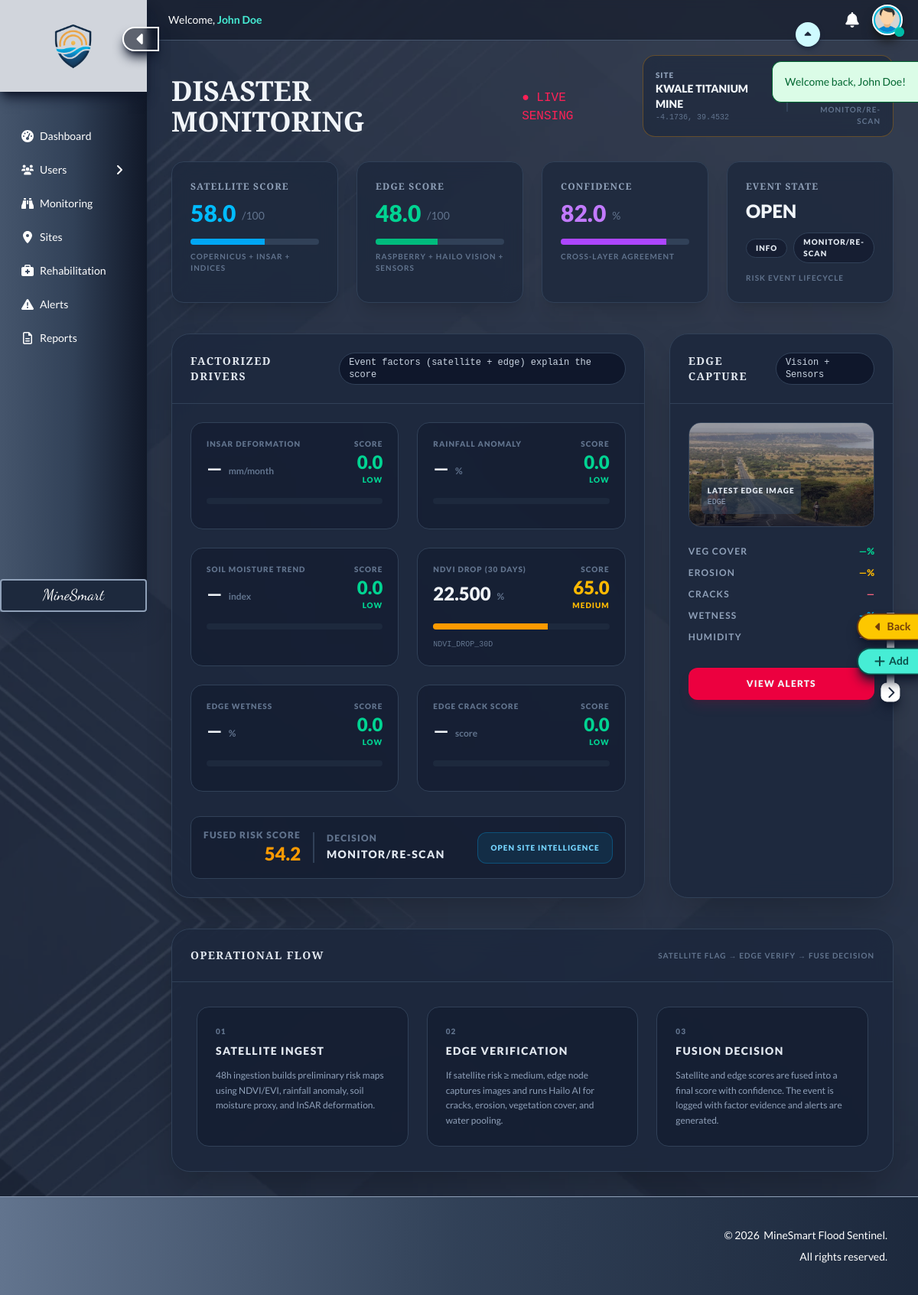
Page /disaster-monitoring (signed in) on the committed database.
### tables this page shows
CREATE TABLE sites (
  id INT AUTO_INCREMENT PRIMARY KEY,
  name VARCHAR(255) NOT NULL UNIQUE,
  site_code VARCHAR(50) NOT NULL UNIQUE,
  site_type ENUM('open_pit','underground','quarry','rehabilitation','processing') NOT NULL,
  country VARCHAR(100) NOT NULL DEFAULT 'Kenya',
  county VARCHAR(100) NOT NULL,
  coords JSON NOT NULL,
  elevation_m INT DEFAULT NULL,
  area_hectares DECIMAL(8,2) DEFAULT NULL,
  operational_status ENUM('active','inactive','rehabilitation','closed') NOT NULL DEFAULT 'active',
  risk_profile JSON DEFAULT NULL,
  image_link VARCHAR(255) DEFAULT NULL,
  user_id INT NOT NULL DEFAULT 1,
  created_at TIMESTAMP NOT NULL DEFAULT CURRENT_TIMESTAMP,
  updated_at TIMESTAMP NOT NULL DEFAULT CURRENT_TIMESTAMP ON UPDATE CURRENT_TIMESTAMP,
  INDEX(site_type),
  INDEX(county),
  INDEX(operational_status)
);

CREATE TABLE risk_event_factors (
  id BIGINT AUTO_INCREMENT PRIMARY KEY,
  event_id BIGINT NOT NULL,
  risk_type_id INT NOT NULL,
  layer ENUM('satellite','edge','fusion') NOT NULL,
  raw_value DECIMAL(14,6) DEFAULT NULL,
  normalized_score DECIMAL(6,2) NOT NULL DEFAULT 0.00,
  risk_level ENUM('low','medium','high') NOT NULL DEFAULT 'low',
  threshold_low DECIMAL(14,6) DEFAULT NULL,
  threshold_medium DECIMAL(14,6) DEFAULT NULL,
  threshold_high DECIMAL(14,6) DEFAULT NULL,
  evidence_url VARCHAR(512) DEFAULT NULL,
  note VARCHAR(255) DEFAULT NULL,
  created_at TIMESTAMP DEFAULT CURRENT_TIMESTAMP,
  FOREIGN KEY (event_id) REFERENCES risk_events(id) ON DELETE CASCADE,
  FOREIGN KEY (risk_type_id) REFERENCES risk_types(id) ON DELETE RESTRICT,
  INDEX idx_ref_event (event_id),
  INDEX idx_ref_event_layer (event_id, layer)
);

CREATE TABLE risk_types (
  id INT AUTO_INCREMENT PRIMARY KEY,
  code VARCHAR(64) NOT NULL UNIQUE,
  name VARCHAR(128) NOT NULL,
  layer ENUM('satellite','edge','fusion') NOT NULL,
  unit VARCHAR(32) DEFAULT NULL,
  description TEXT DEFAULT NULL,
  severity_weight DECIMAL(6,3) NOT NULL DEFAULT 1.000,
  created_at TIMESTAMP DEFAULT CURRENT_TIMESTAMP
);

### app/views/disaster-monitoring/index.php (the view, shortened to what the rows shown need)
<?php
  require __DIR__ . '/../../helpers/online_connector.php';
  require __DIR__ . '/../../helpers/risk_processor.php';
  $site_id = (int)($_GET['id'] ?? 1);
  $site_stmt = $pdo->prepare("SELECT * FROM sites WHERE id = ? LIMIT 1");
  $site_stmt->execute([$site_id]);
  $site = $site_stmt->fetch(PDO::FETCH_ASSOC);
  $packet = ms_get_site_risk_packet($site_id, $pdo);
  $snap = $packet['snapshot'] ?? [];
  $factors = $packet['factors'] ?? [];
  $coords = json_decode($site['coords'] ?? '', true);
  $lat = 0.0;
  $lng = 0.0;
  if(is_array($coords)) {
    if(isset($coords['lat']) && isset($coords['lng'])) {
      $lat = (float)$coords['lat'];
      $lng = (float)$coords['lng'];
    } elseif(isset($coords[0]) && isset($coords[1])) {
      $lng = (float)$coords[0];
      $lat = (float)$coords[1];
    }
  }
  function ms_factor_code($f) {
    if(isset($f['code'])) return (string)$f['code'];
    return '';
  }
  function ms_factor_name($f) {
    if(isset($f['name'])) return (string)$f['name'];
    return '';
  }
  function ms_factor_value($f) {
    if(isset($f['raw_value'])) return $f['raw_value'];
    return null;
  }
  function ms_factor_unit($f) {
    if(isset($f['unit'])) return (string)$f['unit'];
    return '';
  }
  function ms_factor_score($f) {
    if(isset($f['normalized_score'])) return (float)$f['normalized_score'];
    return 0.0;
  }
  function ms_factor_level($f) {
    if(isset($f['risk_level'])) return (string)$f['risk_level'];
    return 'low';
  }
  function ms_level_color($lvl) {
    if($lvl === 'medium') return 'text-amber-400';
    return 'text-emerald-400';
  }
  function ms_level_bar($lvl) {
    if($lvl === 'medium') return 'bg-amber-500';
    return 'bg-emerald-500';
  }
  function ms_find_factor($factors, $code) {
    foreach($factors as $f) {
      if(ms_factor_code($f) === $code) return $f;
    }
    return null;
  }
  function ms_percent_width($score) {
    $s = (float)$score;
    return $s;
  }
  $f_insar = ms_find_factor($factors, 'INSAR_DEFORMATION_MM_MO');
  $f_rain = ms_find_factor($factors, 'RAINFALL_ANOMALY_PCT');
  $f_soil = ms_find_factor($factors, 'SOIL_MOISTURE_PROXY_TREND');
  $f_ndvi = ms_find_factor($factors, 'NDVI_DROP_30D');
  $f_wet = ms_find_factor($factors, 'EDGE_WETNESS_PCT');
  $f_crk = ms_find_factor($factors, 'EDGE_CRACK_SCORE');
  $score_final = (float)($snap['final_risk_score'] ?? 0);
  $badge_border = $score_final > 70 ? 'border-rose-500/30' : ($score_final > 40 ? 'border-amber-500/30' : 'border-emerald-500/30');
?>
<!DOCTYPE html>
<html lang="en">
  <head>
    <link href="<?php echo ROOT_URL; ?>/assets/css/output.css" rel="stylesheet">
  </head>
  <body class="relative bg-slate-900 text-slate-100 max-w-full overflow-x-hidden">
    <main id="mainContent" class="relative min-h-screen w-[calc(100%-12rem)] ml-auto flex-1 flex flex-col overflow-hidden transition-all duration-500 ease-in-out">
      <section class="overflow-y-auto p-8 flex-grow pt-18">
        <div class="flex flex-col md:flex-row md:items-end md:justify-between gap-6 mb-8">
          <div class="flex items-baseline gap-4">
            <h1 class="text-4xl font-black">DISASTER MONITORING</h1>
          </div>
          <div class="flex items-center gap-3 bg-slate-800/70 backdrop-blur-md px-4 py-3 rounded-2xl border <?= $badge_border ?>">
            <div>
              <div class="text-[10px] uppercase tracking-widest font-black text-slate-400">Site</div>
              <div class="text-sm font-black uppercase"><?= htmlspecialchars($site['name'] ?? ('Site #' . $site_id)) ?></div>
              <div class="text-[10px] font-mono text-slate-500"><?= number_format($lat, 4) ?>, <?= number_format($lng, 4) ?></div>
            </div>
          </div>
        </div>
        <div class="grid grid-cols-1 lg:grid-cols-3 gap-8 mb-10">
          <div class="lg:col-span-2 bg-slate-800/90 backdrop-blur-lg rounded-3xl border border-slate-700 overflow-hidden shadow-2xl">
            <div class="p-6">
              <div class="grid grid-cols-1 md:grid-cols-2 gap-6">
                <?php
                  $cards = [
                    ['f' => $f_insar, 'title' => 'InSAR Deformation', 'fallback_unit' => 'mm/month'],
                    ['f' => $f_rain, 'title' => 'Rainfall Anomaly', 'fallback_unit' => '%'],
                    ['f' => $f_soil, 'title' => 'Soil Moisture Trend', 'fallback_unit' => 'index'],
                    ['f' => $f_ndvi, 'title' => 'NDVI Drop (30d)', 'fallback_unit' => '%'],
                    ['f' => $f_wet, 'title' => 'Edge Wetness', 'fallback_unit' => '%'],
                    ['f' => $f_crk, 'title' => 'Edge Crack Score', 'fallback_unit' => 'score']
                  ];
                  foreach($cards as $c) {
                    $f = $c['f'];
                    $title = $c['title'];
                    $unit = $c['fallback_unit'];
                    $raw = null;
                    $score = 0.0;
                    $level = 'low';
                    $name = $title;
                    if($f) {
                      $raw = ms_factor_value($f);
                      $score = ms_factor_score($f);
                      $level = ms_factor_level($f);
                      $u = ms_factor_unit($f);
                      if(strlen($u)) $unit = $u;
                      $n = ms_factor_name($f);
                      if(strlen($n)) $name = $n;
                    }
                    $val_text = $raw === null ? '—' : (is_numeric($raw) ? number_format((float)$raw, 3) : (string)$raw);
                    $color = ms_level_color($level);
                    $bar = ms_level_bar($level);
                ?>
                <div class="bg-slate-900/50 rounded-2xl border border-slate-700 p-5">
                  <div class="flex justify-between items-start gap-4">
                    <div>
                      <div class="text-[10px] uppercase tracking-widest font-black text-slate-500"><?= htmlspecialchars($name) ?></div>
                      <div class="mt-2 flex items-end gap-2">
                        <div class="text-2xl font-black text-slate-100"><?= $val_text ?></div>
                        <div class="text-xs font-bold text-slate-500 mb-1"><?= htmlspecialchars($unit) ?></div>
                      </div>
                    </div>
                    <div class="text-right">
                      <div class="text-[10px] uppercase tracking-widest font-black text-slate-500">Score</div>
                      <div class="text-2xl font-black <?= $color ?>"><?= number_format($score, 1) ?></div>
                      <div class="text-[10px] uppercase tracking-widest font-black <?= $color ?>"><?= htmlspecialchars($level) ?></div>
                    </div>
                  </div>
                  <div class="mt-4 h-2 bg-slate-800 rounded-full overflow-hidden">
                    <div class="<?= $bar ?> h-full" style="width: <?= ms_percent_width($score) ?>%"></div>
                  </div>
                  <div class="mt-3 text-[10px] text-slate-500 font-mono"><?= htmlspecialchars(ms_factor_code($f ?? [])) ?></div>
                </div>
                <?php } ?>
              </div>
            </div>
          </div>
        </div>
      </section>
    </main>
  </body>
</html>

### rows in the picture
sites: name "KWALE TITANIUM MINE", coords "-4.1736", coords "39.4532"
risk_event_factors: risk_type.name "NDVI DROP (30 DAYS)", raw_value "22.500", risk_type.unit "%", normalized_score "65.0", risk_level "MEDIUM", risk_type.code "NDVI_DROP_30D"

### other values in the picture
$message['text'] "Welcome back, John Doe!"
$currentUser['full_name'] "John Doe"
$decision "MONITOR/RE-SCAN"
$score_sat "58.0"
$score_edge "48.0"
$score_conf "82.0"
$event_status "OPEN"
$event_level "INFO"
$name "INSAR DEFORMATION"
$val_text "—"
$unit "mm/month"
$score "0.0"
$level "LOW"
$name "RAINFALL ANOMALY"
$unit "%"
